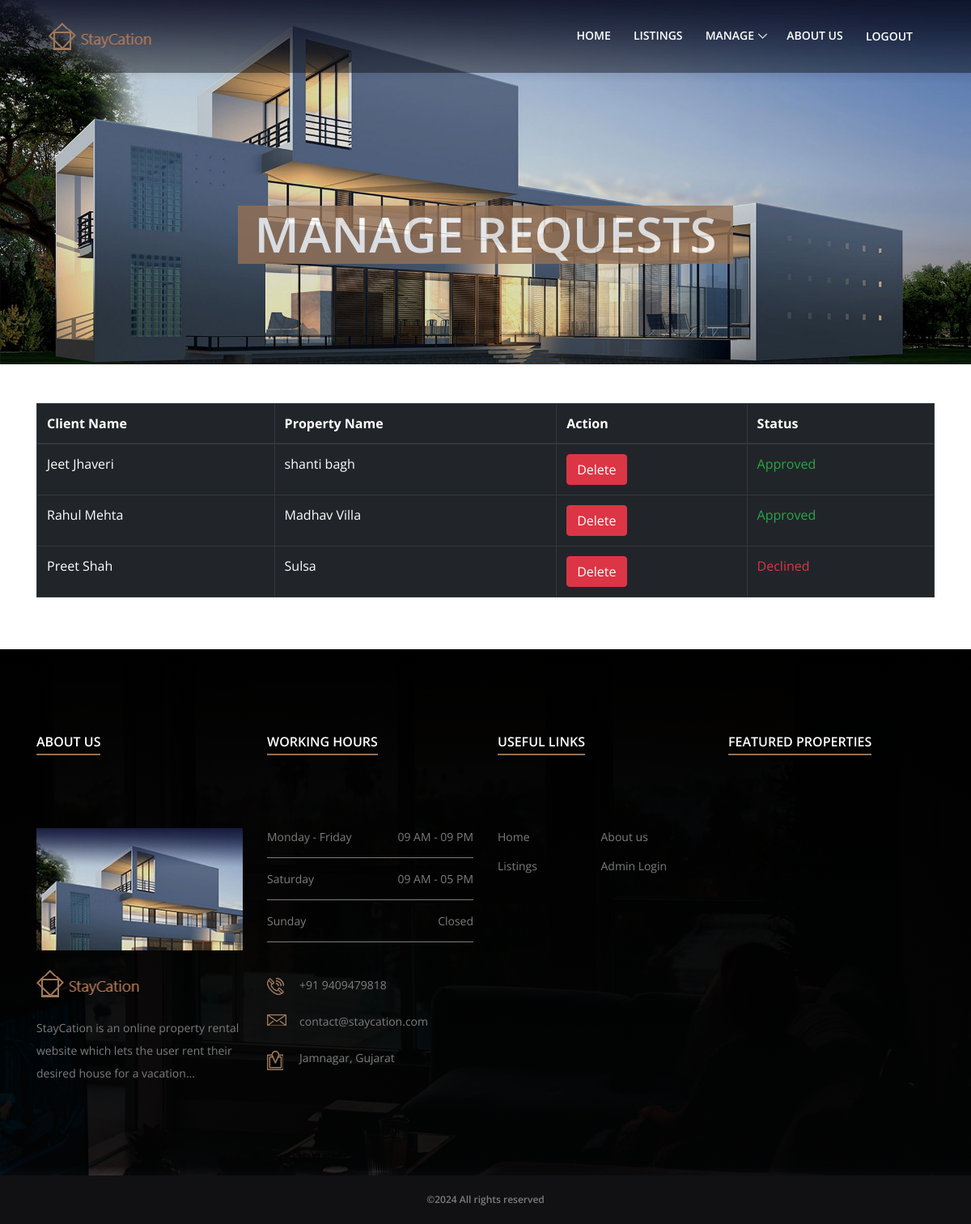
/pages/my-property.php (signed in), run on the app's committed database.
### tables this page shows
CREATE TABLE `inquries` (
  `id` int(11) NOT NULL,
  `description` varchar(250) NOT NULL,
  `clientid` int(11) NOT NULL,
  `rentid` int(11) NOT NULL,
  `customerid` int(11) NOT NULL,
  `status` varchar(250) NOT NULL DEFAULT 'Pending'
);

CREATE TABLE `client` (
  `id` int(11) NOT NULL,
  `name` varchar(250) NOT NULL,
  `number` varchar(250) NOT NULL,
  `email` varchar(250) NOT NULL,
  `about` varchar(250) NOT NULL,
  `password` varchar(250) NOT NULL,
  `aadharcard` varchar(250) NOT NULL,
  `profilephoto` varchar(250) NOT NULL,
  `status` varchar(250) NOT NULL DEFAULT 'Pending'
);

CREATE TABLE `rent` (
  `id` int(11) NOT NULL,
  `categories` varchar(250) NOT NULL,
  `propertyname` varchar(250) NOT NULL,
  `state` varchar(250) NOT NULL,
  `district` varchar(250) NOT NULL,
  `address` varchar(250) NOT NULL,
  `description` varchar(250) NOT NULL,
  `amount` int(11) NOT NULL,
  `size` int(250) NOT NULL,
  `image` varchar(250) DEFAULT NULL,
  `clientid` int(11) NOT NULL
);

### pages/my-property.php (the view, shortened to what this page needs)
<?php
require '../includes/config.php';
$id = $_SESSION['id'];
$sql = "SELECT client.name, client.number, rent.propertyname, inquries.status, inquries.id FROM inquries INNER JOIN client ON client.id = inquries.clientid INNER JOIN rent ON rent.id = inquries.rentid WHERE inquries.customerid = $id ";
$result = mysqli_query($connection, $sql);
$data = mysqli_fetch_all($result, MYSQLI_ASSOC);
require pathOf('includes/header.php');
?>
<section class="breadcumb-area bg-img" style="background-image: url(../img/bg-img/hero1.jpg);">
    <div class="container h-100">
        <div class="row h-100 align-items-center">
            <div class="col-12">
                <div class="breadcumb-content">
                    <h3 class="breadcumb-title">Manage Requests</h3>
                </div>
            </div>
        </div>
    </div>
</section>
<br><br>
<div class="container" style="display: flex; align-items: center;">
    <table border="1" class="table table-dark">
        <thead>
            <tr>
                <th scope="col">Client Name</th>
                <th scope="col">Property Name</th>
                <th scope="col">Action</th>
                <th scope="col">Status</th>
            </tr>
        </thead>
        <tbody>
            <?php foreach ($data as $information) { ?>
                <tr>
                    <td><?= $information['name'] ?></td>
                    <td><?= $information['propertyname'] ?></td>
                    <td><button type="button"class="btn btn-danger" onclick="deleteInquiry(<?= $information['id'] ?>)">Delete</button></td>
                    <?php if($information['status'] == "Approved"){
                    ?>
                        <td class="text-success"><?= $information['status'] ?></td>
                    <?php } elseif($information['status'] == "Declined"){?>
                        <td class="text-danger"><?= $information['status'] ?></td>
                    <?php } else{?>
                        <td class="text-secondary"><?= $information['status'] ?></td>
                    <?php }?>
                </tr>
            <?php } ?>
        </tbody>
    </table>
</div>
<br>
<br>
<?php include("../includes/footer.php"); ?>
<?php include("../includes/scripts.php"); ?>

### css/style.css (style rules this page uses)
* { margin: 0; padding: 0; }
body { font-family: "Open Sans", sans-serif; }
h1, h2, h3, h4, h5, h6 { color: #323232; font-weight: 600; }
.bg-img { background-position: center center; background-size: cover; background-repeat: no-repeat; }
.breadcumb-area { width: 100%; height: 450px; position: relative; z-index: 1; padding-top: 130px; text-align: center; }
.breadcumb-area .breadcumb-title { font-size: 60px; margin-bottom: 0; background-color: #947054; padding: 5px 20px 7px; line-height: 1; opacity: 0.8 !important; color: white; display: inline-block; text-transform: uppercase; }

### data on the page
inquries: clientid.name "Jeet Jhaveri", rentid.propertyname "shanti bagh", status "Approved"
inquries: clientid.name "Rahul Mehta", rentid.propertyname "Madhav Villa", status "Approved"
inquries: clientid.name "Preet Shah", rentid.propertyname "Sulsa", status "Declined"
